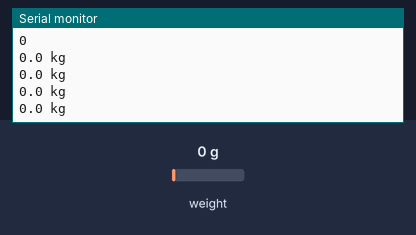
The sketch below on a simulated Arduino Uno, built with avr-gcc and run on an emulated ATmega328P. Shown: the last lines printed to the serial monitor. Inputs (shaded band) come from the test bench; at power-on: weight on the scale 0 g.

Above: at 2.2 s.
2.3 s: weight on the scale set to 100 g
At 2.51 s:
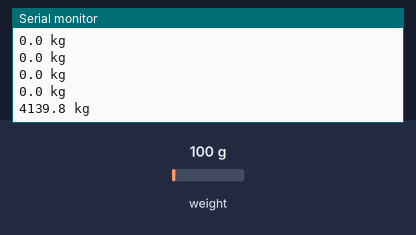
3.8 s: weight on the scale set to 1250 g
At 4.01 s:
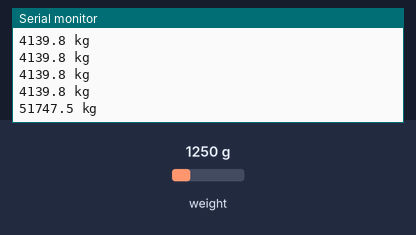
Timing chart, 0 to 6.8 s (numbered marks = the images above; inputs shaded):
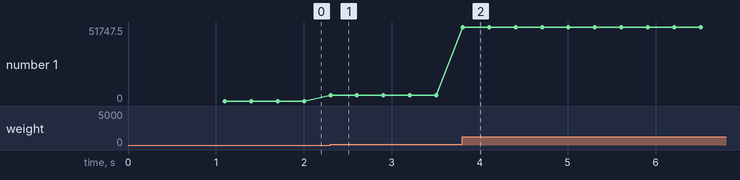

Measured:
- after the input at 2.3 s, the serial monitor: prints a new line at once (image 1)
- after the input at 3.8 s, the serial monitor: prints a new line at once (image 2)
- plotted number 1: 0 → 4139.8 after the input at 2.3 s, 4139.8 → 51747.5 after the input at 3.8 s

The sketch:

HX711_200kg_serial.ino
```cpp
/* sample for digital weight scale of hx711
 * library design: Weihong Guan (@aguegu)
 * library host on
 *https://github.com/aguegu/ardulibs/tree/3cdb78f3727d9682f7fd22156604fc1e4edd75d1/hx711
 *adapted by Nicu FLORICA (niq_ro) for 200kg scale cell
 */

// Hx711.DOUT - pin #A2
// Hx711.SCK - pin #A3

#include <Hx711.h>
Hx711 scale(A2, A3);

float greutate = 0;
float tarare = 0;
float corectie = 1.014541387;

void setup() {
  Serial.begin(9600);
  Serial.println(scale.averageValue());
}

void loop() {
  greutate = scale.getGram();
  greutate = greutate - tarare;
  greutate = greutate /10.;
  greutate = greutate / corectie;
  Serial.print(greutate, 1);
  Serial.println(" kg");
  delay(200);
}
```
